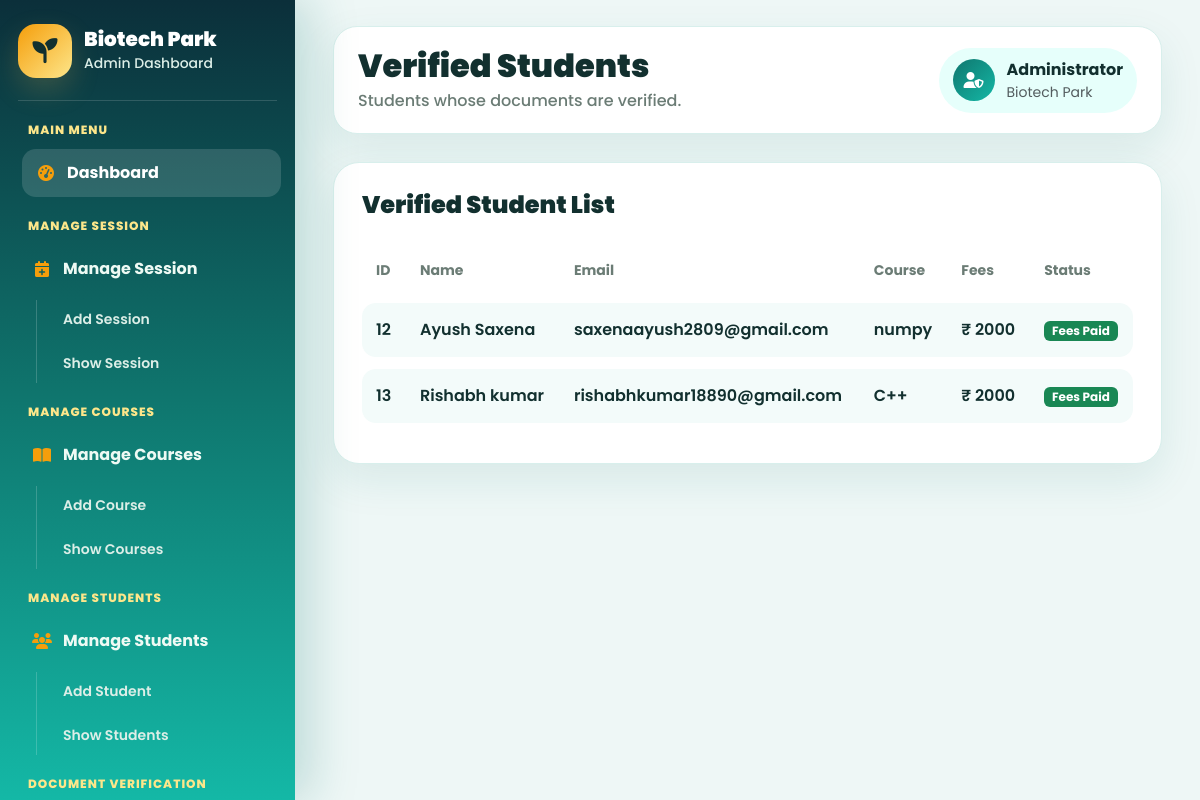
/verified_student/ (signed in), run on the app's committed database.
### myapp/models.py (models this page shows, shortened)
class tbll_student(models.Model):
    sid=models.IntegerField(primary_key=True,auto_created=True)
    name=models.CharField(max_length=225)
    emailaddress=models.EmailField(max_length=225)
    password=models.CharField(max_length=16)
    contact_no=models.IntegerField()
    gender=models.CharField(max_length=2)
    dob=models.CharField(max_length=15)
    f_name=models.CharField(max_length=225,null=True)
    m_name=models.CharField(max_length=225,null=True)
    address=models.CharField(max_length=500,null=True)
    aadhar_no=models.IntegerField(max_length=15,null=True)
    aadhar_pic=models.FileField(upload_to='student_documents',null=True)
    session=models.CharField(max_length=50,null=True)
    course=models.CharField(max_length=500,null=True)
    course_duration=models.CharField(max_length=50,null=True)
    hs_percentage=models.CharField(max_length=20)
    hs_marksheet=models.FileField(upload_to='student_documents',null=True)
    inter_percentage=models.CharField(max_length=20,null=True)
    inter_marksheet=models.FileField(upload_to='student_documents',null=True)
    profile_pic=models.FileField(upload_to='student_documents',null=True)
    sign=models.FileField(upload_to='student_documents',null=True)
    fees=models.IntegerField(null=True)
    fees_status=models.CharField(max_length=20,default="Unpaid")
    payment_id=models.CharField(max_length=100,null=True,blank=True)
    payment_date=models.DateTimeField(null=True,blank=True)
    application_status = models.CharField(max_length=20,default="Pending")

### myapp/views.py (the view)
# urls.py: path('verified_student/',verified_student, name='verified_student'),
@cache_control(no_cache=True, must_revalidate=True, no_store=True)
def verified_student(request):
    if 'adminid' not in request.session:
        return redirect('adminlogin1')
    students = tbll_student.objects.filter(application_status="Verified")
    return render(request, 'admin/verified_student.html', {
        'students': students
    })

### myapp/templates/admin/verified_student.html
{% extends 'admin/adminlayout.html' %}
{% load static %}
{% block admin %}
<main class="main-content">
    <div class="topbar">
        <div>
            <h2>Verified Students</h2>
            <p>Students whose documents are verified.</p>
        </div>
        <div class="admin-profile">
            <div class="admin-profile-icon"><i class="fa-solid fa-user-shield"></i></div>
            <div><strong>Administrator</strong><small class="d-block text-muted">Biotech Park</small></div>
        </div>
    </div>
    <div class="dashboard-panel">
        <h4>Verified Student List</h4>
        <div class="table-responsive">
            <table class="recent-table">
                <thead>
                    <tr>
                        <th>ID</th>
                        <th>Name</th>
                        <th>Email</th>
                        <th>Course</th>
                        <th>Fees</th>
                        <th>Status</th>
                    </tr>
                </thead>
                <tbody>
                    {% for student in students %}
                    <tr>
                        <td>{{ student.sid }}</td>
                        <td>{{ student.name }}</td>
                        <td>{{ student.emailaddress }}</td>
                        <td>{{ student.course }}</td>
                        <td>₹ {{ student.fees }}</td>
                        <td>
                            {% if student.fees_status == "Paid" %}
                                <span class="badge bg-success">
                                    Fees Paid
                                </span>
                            {% elif student.fees_status == "Pending" %}
                                <span class="badge bg-warning text-dark">
                                    Payment Pending
                                </span>
                            {% else %}
                                <span class="badge bg-danger">
                                    Unpaid
                                </span>
                            {% endif %}
                        </td>
                    </tr>
                    {% empty %}
                    <tr>
                        <td colspan="6" class="text-center">
                            No verified student found.
                        </td>
                    </tr>
                    {% endfor %}
                    </tbody>
            </table>
        </div>
    </div>
</main>
{% endblock %}

### myapp/templates/admin/adminlayout.html (style rules this page uses)
:root { --green: #0f766e; --green2: #14b8a6; --gold: #f59e0b; --gold2: #fde68a; --light: #eef7f6; --dark: #12302f; }
* { margin: 0; padding: 0; box-sizing: border-box; font-family: "Poppins", sans-serif; }
body { background: var(--light); color: var(--dark); overflow-x: hidden; }
.main-content { width: calc(100% - 295px); margin-left: 295px; padding: 26px; }
.topbar { background: #fff; border-radius: 24px; padding: 20px 24px; box-shadow: 0 16px 42px rgba(15, 118, 110, 0.1); display: flex; justify-content: space-between; align-items: center; gap: 18px; margin-bottom: 26px; border: 1px solid #d8efec; }
.topbar h2 { font-weight: 900; color: var(--dark); margin: 0; }
.topbar p { margin: 4px 0 0; color: #6b7c75; font-weight: 500; }
.admin-profile { display: flex; align-items: center; gap: 12px; background: #e6fffb; padding: 10px 14px; border-radius: 50px; }
.admin-profile-icon { width: 42px; height: 42px; border-radius: 50%; background: linear-gradient(135deg, var(--green), var(--green2)); color: #fff; display: grid; place-items: center; }
.dashboard-panel { background: #fff; border-radius: 26px; padding: 28px; box-shadow: 0 16px 42px rgba(15, 118, 110, 0.1); border: 1px solid #d8efec; margin-top: 28px; }
.dashboard-panel h4 { font-weight: 900; color: var(--dark); margin-bottom: 18px; }
.recent-table { width: 100%; border-collapse: separate; border-spacing: 0 12px; }
.recent-table th { color: #6b7c75; font-size: 14px; padding: 10px 14px; }
.recent-table td { background: #f3fbfa; padding: 15px 14px; font-weight: 600; color: #12302f; }
.recent-table td:first-child { border-radius: 14px 0 0 14px; }
.recent-table td:last-child { border-radius: 0 14px 14px 0; }

### data on the page
tbll_student: sid "12", name "Ayush Saxena", emailaddress "saxenaayush2809@gmail.com", course "numpy", fees "2000", fees_status "Fees Paid"
tbll_student: sid "13", name "Rishabh kumar", emailaddress "rishabhkumar18890@gmail.com", course "C++", fees "2000", fees_status "Fees Paid"
